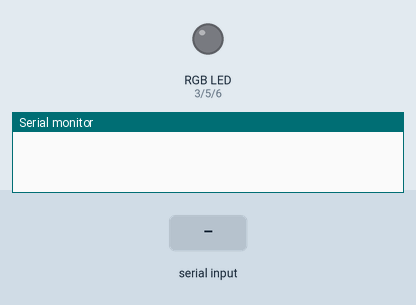
Simulated run of this sketch. Board: Arduino Uno, built with avr-gcc and run on an emulated ATmega328P. Shown: an RGB LED mixed from three pins (HIGH = lit), the last lines printed to the serial monitor. The test bench sets the inputs (shaded band).

Above: at 1.2 s.
1.3 s: "90,45\n" received over Serial
At 2.3 s:
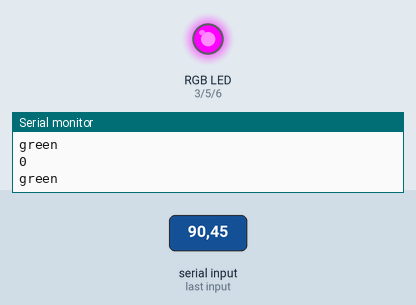
2.9 s: "30,150\n" received over Serial
At 3.5 s:
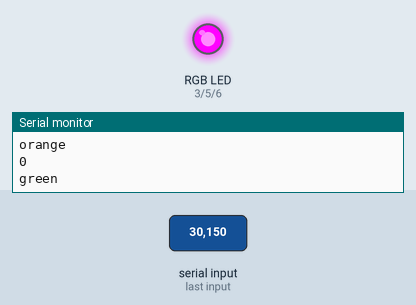
4.5 s: "200\n" received over Serial
At 5.8 s:
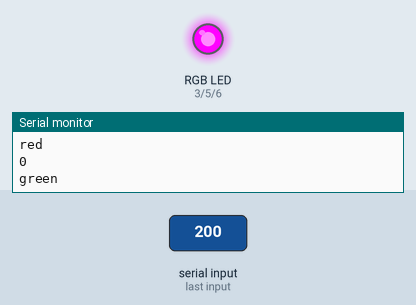
Timing chart, 0 to 7.5 s (numbered marks = the images above; inputs shaded):
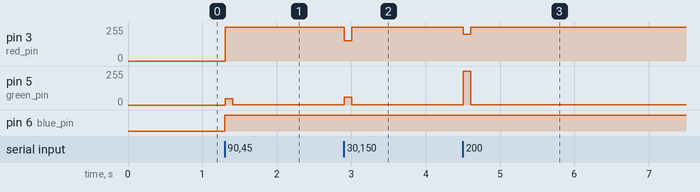

Measured:
- after the input at 1.3 s, pin 3 (red_pin): 0/255 → 255/255 at once; pin 5 (green_pin): 0/255 → 46/255 at once, → 1/255 0.10 s later; pin 6 (blue_pin): LOW → HIGH at once
- after the input at 2.9 s, pin 3 (red_pin): 255/255 → 151/255 at once, → 255/255 0.10 s later; pin 5 (green_pin): 1/255 → 60/255 at once, → 1/255 0.10 s later
- after the input at 4.5 s, pin 3 (red_pin): 255/255 → 201/255 at once, → 255/255 0.10 s later; pin 5 (green_pin): 1/255 → 255/255 at once, → 1/255 0.10 s later

The sketch:

dac_lights.ino
```cpp
int rec_signal = 0;
int blue_pin = 6;
int green_pin = 5;
int red_pin = 3;

long time = 100;

void setup(void) {
  Serial.begin(9600);
  pinMode(blue_pin, OUTPUT);
  Serial.setTimeout(time);
}

void loop(void) {
  rec_signal =0;

  if(Serial.available() > 0)
  {
    rec_signal=Serial.parseInt();
    Serial.println(rec_signal);

    if (rec_signal <= 63){
      //green
      analogWrite(red_pin, 255);
      analogWrite(green_pin, rec_signal-255);
      analogWrite(blue_pin, 255);
      Serial.println("green");
    }
    else if (rec_signal > 63 && rec_signal <= 126){
      //yellow
      analogWrite(red_pin, rec_signal-255);
      analogWrite(green_pin, rec_signal-255);
      analogWrite(blue_pin, 255);
      Serial.println("yellow");
    }
    else if (rec_signal > 126 && rec_signal <= 189){
      //orange
      analogWrite(red_pin, rec_signal-255);
      analogWrite(green_pin, rec_signal -90);
      analogWrite(blue_pin, 255);
      Serial.println("orange");
    }
    else if (rec_signal > 189 && rec_signal <= 256){
      //red
      analogWrite(red_pin, rec_signal-255);
      analogWrite(green_pin, 255);
      analogWrite(blue_pin, 255);
      Serial.println("red");
    }
    else {
      //error?
    }
  }
}
```
